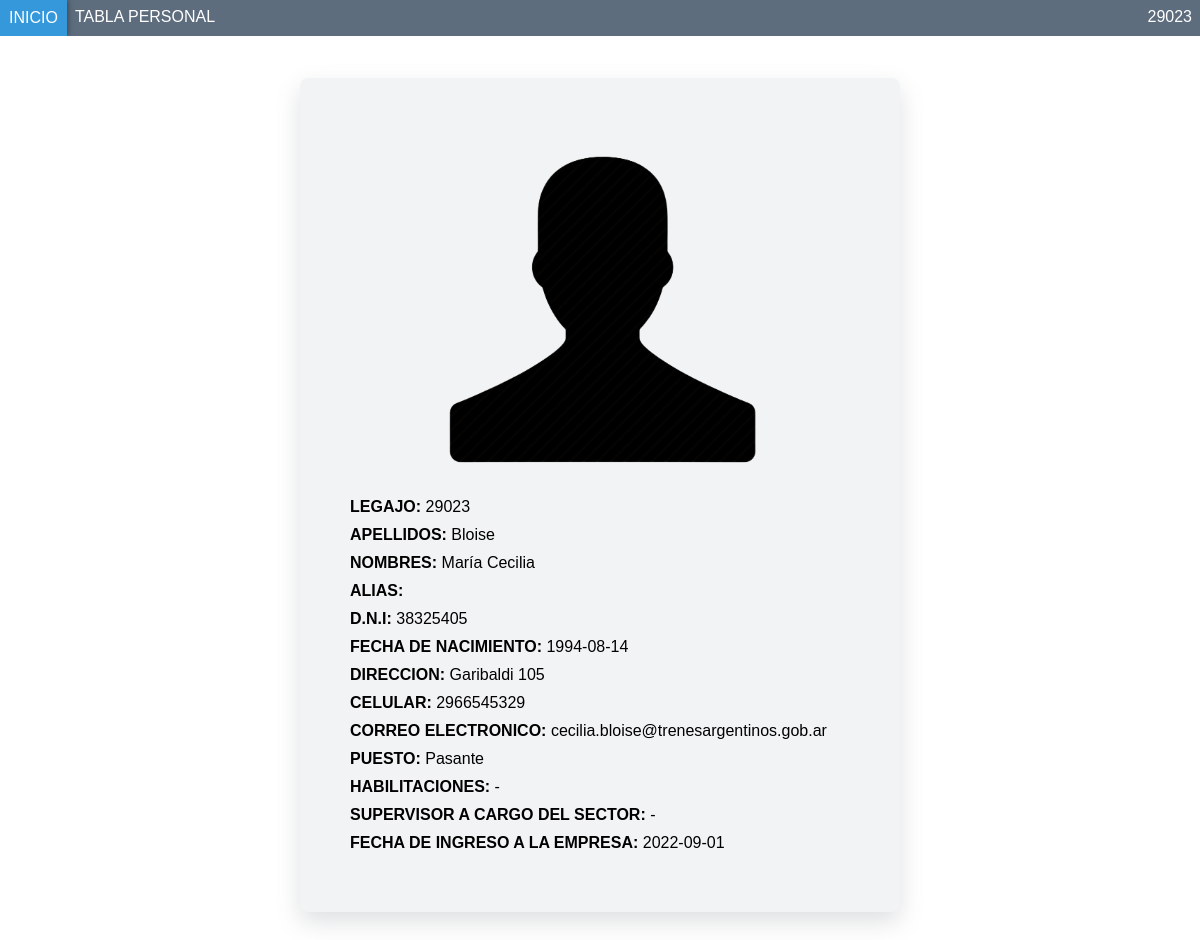
/Paginas/admi_personal/usuarios/ficha_usuario.php?id=18 (signed in), run on an earlier commit of the app's database.
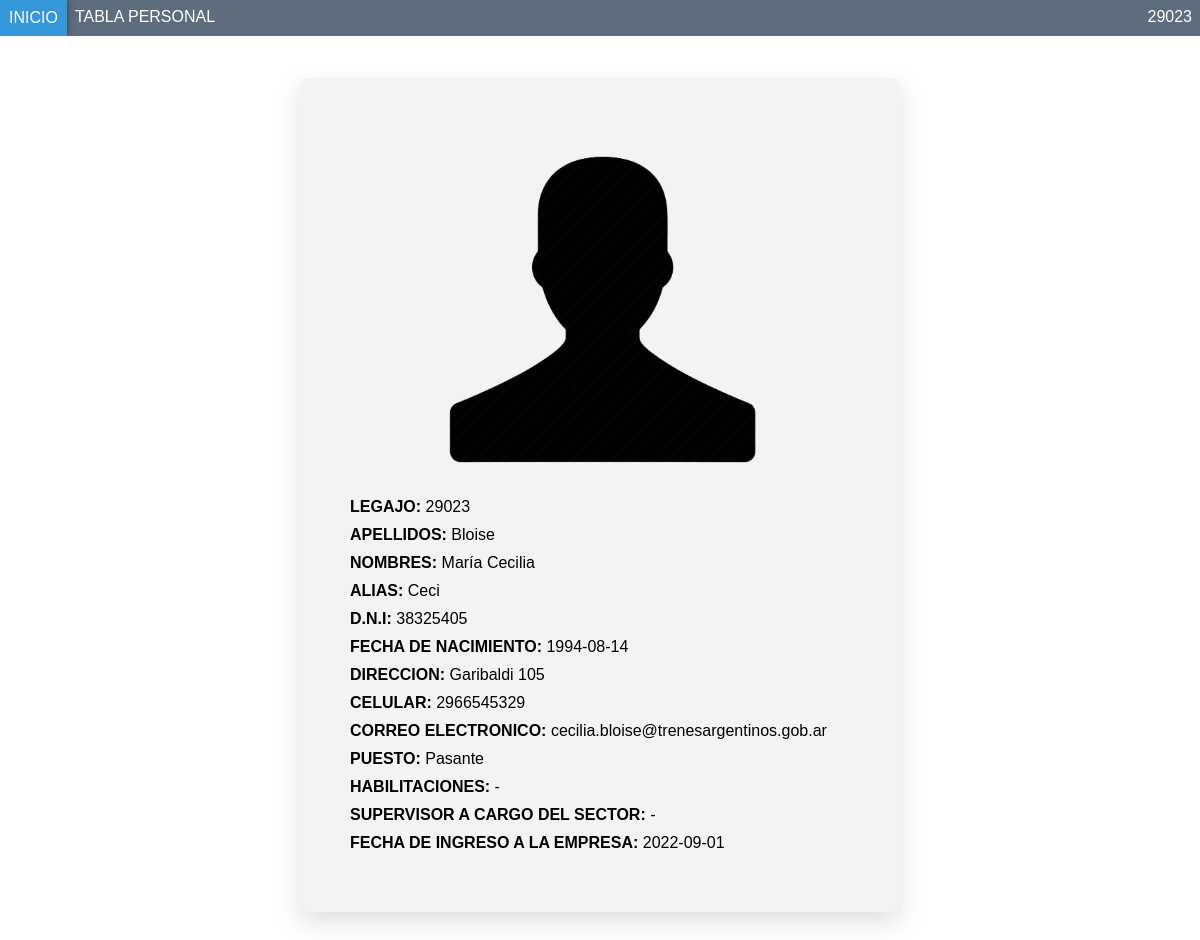
And on a later commit of the database.
### tables this page shows
CREATE TABLE `usuarios` (
  `id_usuario` int(11) NOT NULL,
  `legajo` int(6) NOT NULL,
  `apellido` text NOT NULL,
  `nombre` text NOT NULL,
  `alias` varchar(250) NOT NULL,
  `dni` int(8) NOT NULL,
  `fecha_de_nacimiento` date NOT NULL,
  `direccion` varchar(250) NOT NULL,
  `celular` varchar(20) NOT NULL,
  `mail` varchar(250) NOT NULL,
  `puesto` varchar(250) NOT NULL,
  `habilitaciones` varchar(400) NOT NULL,
  `supervisor_cargo` varchar(250) NOT NULL,
  `fecha_de_ingreso_a_la_empresa` date NOT NULL,
  `id_rol` int(11) NOT NULL,
  `contraseña` int(6) NOT NULL,
  `imagen` varchar(255) NOT NULL
);

### Paginas/admi_personal/usuarios/ficha_usuario.php (the view, shortened to what this page needs)
<?php
      $conexion=conectar();
      $legajo = $_SESSION['legajo'];
      $id = mysqli_real_escape_string($conexion, $_GET['id']);
      $sql = "SELECT usuarios.legajo, usuarios.apellido, usuarios.nombre, usuarios.alias, usuarios.dni, usuarios.fecha_de_nacimiento, usuarios.direccion, usuarios.celular, usuarios.mail, usuarios.puesto, usuarios.habilitaciones, usuarios.supervisor_cargo, usuarios.fecha_de_ingreso_a_la_empresa, roles.id_rol, usuarios.contraseña, usuarios.imagen
      FROM usuarios
      INNER JOIN roles ON usuarios.id_rol=roles.id_rol
      WHERE id_usuario='$id'";
      $query=mysqli_query($conexion,$sql);
      $row=mysqli_fetch_array($query);
?>
<!DOCTYPE html>
<html lang="es">
    <head>
      <link rel="stylesheet" href="../../../CSS/estiloMenuHorizontal.css"/>
      <link rel="stylesheet" href="../../../CSS/estiloFicha1.css"/>
    </head>
    <header>
      <nav class="navMenu">
            <li><a href="../inicio_personal.php" >Inicio</a></li>
            <li><a href="tabla_usuario.php">Tabla personal</a></li>
            <li class="legajo"><a href="#"><?php echo $legajo; ?></a></li>
      </nav>
    </header>
    <body>
      <div class="form_carga">
          <form action="#" method="POST" class="form">
            <div class="imagen-container">
              <?php
                $imagen = "../../admi_general/usuarios/imagen_usuarios/".$row['imagen'];
                if(file_exists($imagen)) {
                  echo '<img class="imagen" src="'.$imagen.'"/>';
                } else {
                  echo '<img src="../../admi_general/usuarios/imagen_usuarios/sin_foto/sin_foto.png" class="imagen"/>';
                }
              ?>
            </div>
            <div class="inputContainer">
              <label class="label">Legajo:</label>  <?php echo $row['legajo'] ?>
            </div>
            <div class="inputContainer">
              <label class="label">Apellidos:</label>  <?php echo $row['apellido'] ?>
            </div>
            <div class="inputContainer">
              <label class="label">Nombres:</label>  <?php echo $row['nombre'] ?>
            </div>
            <div class="inputContainer">
              <label class="label">Alias:</label>  <?php echo $row['alias'] ?>
            </div>
            <div class="inputContainer">
              <label class="label">D.N.I:</label>  <?php echo $row['dni'] ?>
            </div>
            <div class="inputContainer">
              <label class="label">Fecha de nacimiento:</label>  <?php echo $row['fecha_de_nacimiento'] ?>
            </div>
            <div class="inputContainer">
              <label class="label">Direccion:</label>  <?php echo $row['direccion'] ?>
            </div>
            <div class="inputContainer">
              <label class="label">Celular:</label>  <?php echo $row['celular'] ?>
            </div>
            <div class="inputContainer">
              <label class="label">Correo Electronico:</label>  <?php echo $row['mail'] ?>
            </div>
            <div class="inputContainer">
              <label class="label">Puesto:</label>  <?php echo $row['puesto'] ?>
            </div>
            <div class="inputContainer">
              <label class="label">Habilitaciones:</label>  <?php echo $row['habilitaciones'] ?>
            </div>
            <div class="inputContainer">
              <label class="label">Supervisor a cargo del sector:</label>  <?php echo $row['supervisor_cargo'] ?>
            </div>
            <div class="inputContainer">
              <label class="label">Fecha de ingreso a la empresa:</label>  <?php echo $row['fecha_de_ingreso_a_la_empresa'] ?>
            </div>
          </form>
      </div>
    </body>
</html>

What changed in the data, as far as the page shows it:
changed usuarios "Bloise": alias (not shown) → "Ceci"
